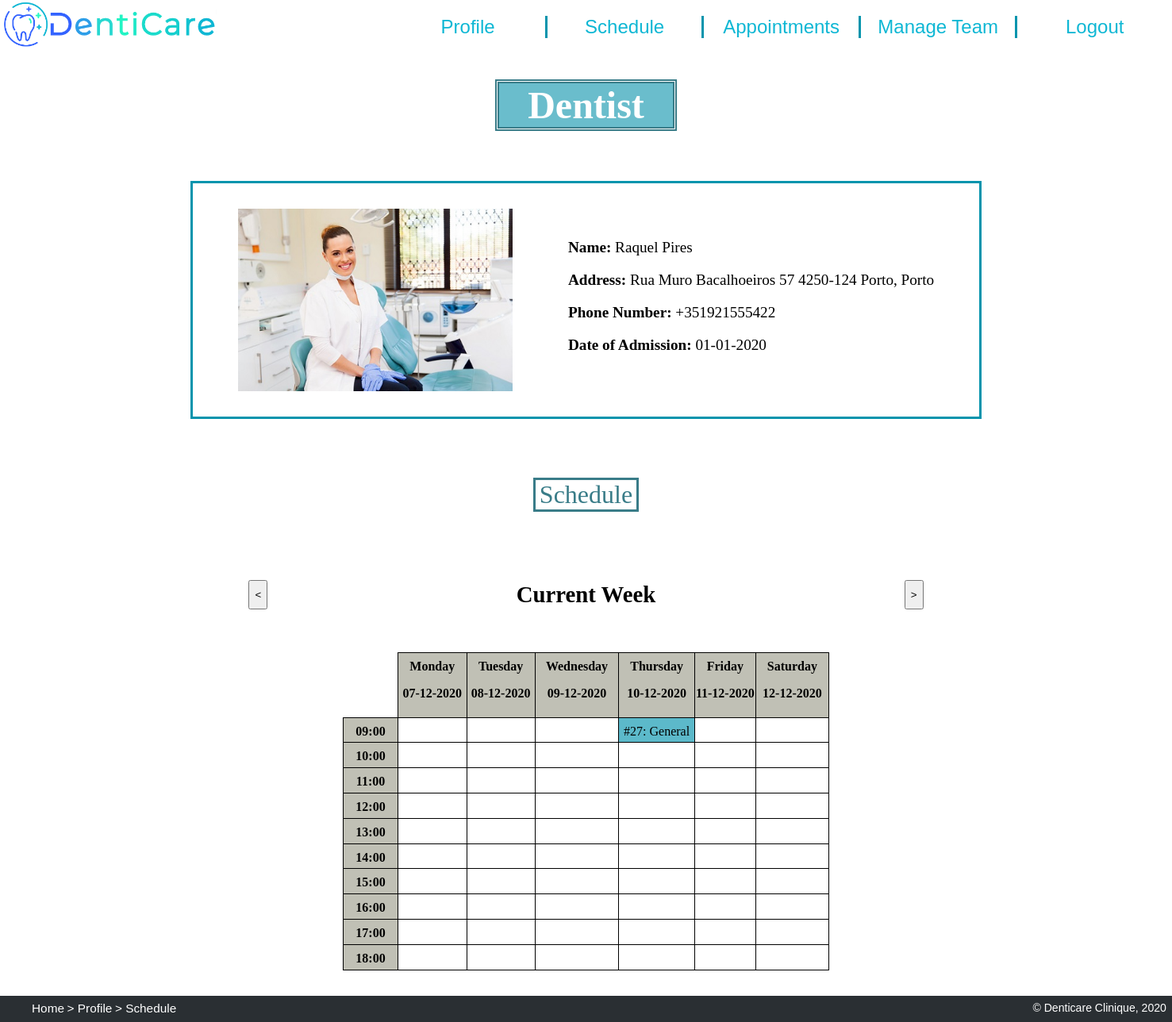
The app's page /dentist.php (signed in), older data.
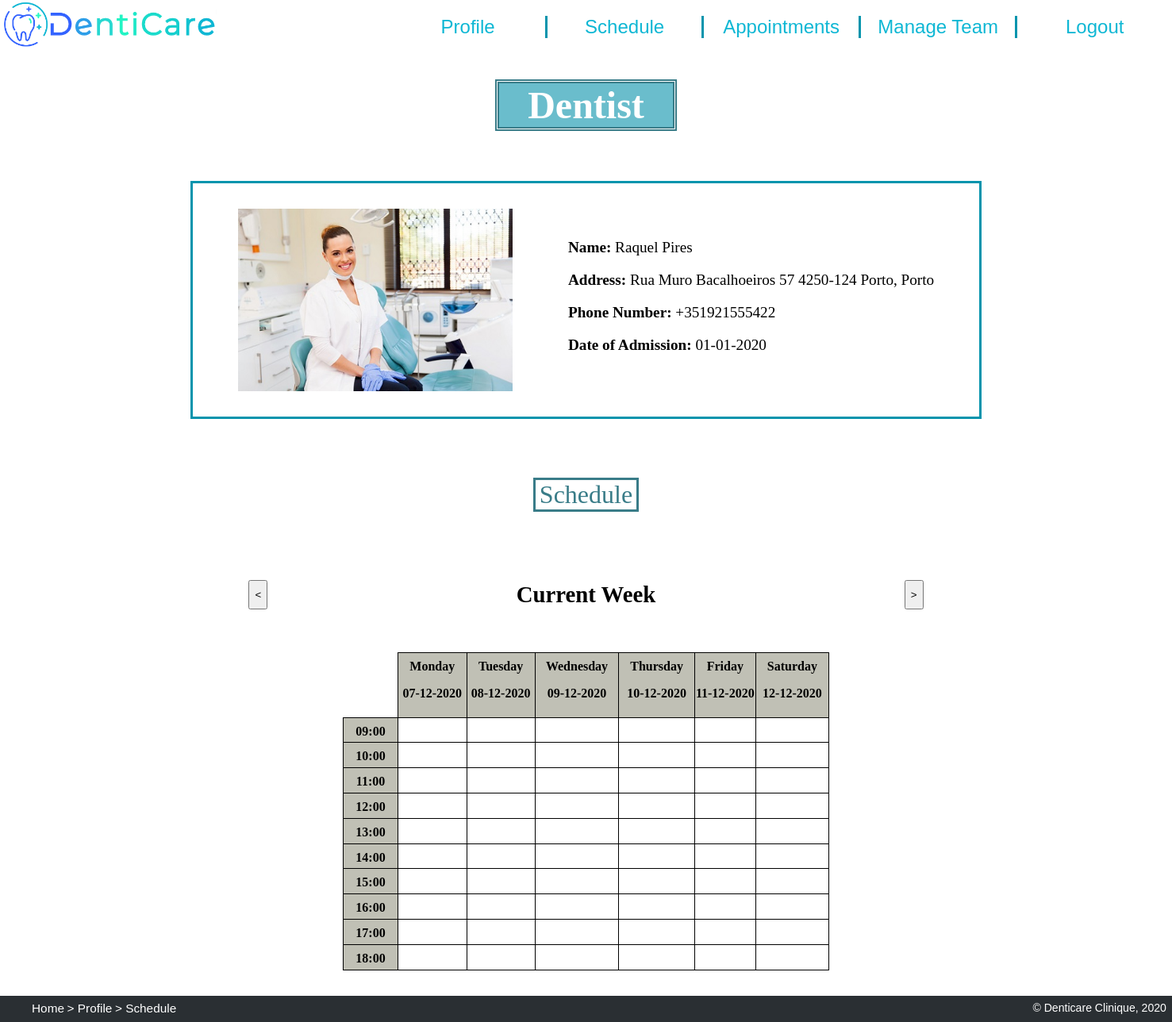
The same page, newer data.
### tables this page shows
CREATE TABLE employee (
    id integer PRIMARY KEY REFERENCES person, 
    salary float CHECK(salary > 0),
    date_of_admission text -- format dd-mm-yyyy
);

CREATE TABLE person (
    id integer PRIMARY KEY AUTOINCREMENT,
    name text NOT NULL,
    address text,
    phone_number text NOT NULL, -- e.g. +351935556768
    username text NOT NULL UNIQUE,
    password text NOT NULL
);

CREATE TABLE appointment (
    app_id integer PRIMARY KEY AUTOINCREMENT,
    date text NOT NULL, -- format dd-mm-yyyy
    time text NOT NULL, -- format 'hh:mm'
    room integer NOT NULL,
    client_id integer NOT NULL REFERENCES client,
    dentist_id integer NOT NULL REFERENCES dentist,
    specialty text NOT NULL REFERENCES specialty
);

### dentist.php (the view, shortened to what this page needs)
<?php
    $dbh = new PDO('sqlite:sql/dentist_office.db');
    $dbh->setAttribute(PDO::ATTR_DEFAULT_FETCH_MODE, PDO::FETCH_ASSOC);
    $id = $_SESSION['id'];
    $stmt1 = $dbh->prepare('SELECT * FROM person
                            JOIN employee USING (id)
                            JOIN dentist USING (id)
                            WHERE id = ?');
    $stmt1->execute(array($id));
    $row = $stmt1->fetch();
    $stmt2 = $dbh->prepare('SELECT * FROM appointment
                            JOIN person ON dentist_id=person.id
                            WHERE dentist_id = ?');
    $stmt2->execute(array($id));
    $result = $stmt2->fetchAll();
?>
<!DOCTYPE html>
<html lang="en">
<head>
    <link href="css/style.css" rel="stylesheet">
    <link href="css/layout.css" rel="stylesheet">
    <link href="css/profilePage.css" rel="stylesheet">
</head>
<body>
    <header>
        <a href='index.php' title="Home">
            <img src="images/logo.png" alt="Dentist Clinic Logo">
        </a>
        <nav>
            <ul>
                <li><a href='dentist.php' title="Profile"> Profile </a></li>
                <li><a href=#Schedule title="Schedule"> Schedule </a></li>
                <li><a href='dentistAppointments.php' title="Appointments"> Appointments </a></li>
                <li><a href=#maganeTeam title="Manage Team"> Manage Team </a></li>
                <li><a href='action_logout.php' title="Log Out"> Logout </a></li>
            </ul>
        </nav>
    </header>
    <h1 id="profileTitle"> Dentist </h1>
    <section id="profileInfo">
        <img src="images/<?php echo $row['username'] ?>.jpg" alt="Dr.<?php echo $row['name'] ?>">
        <div id="info">
            <p> <strong> Name: </strong> <?php echo $row['name'] ?> </p>
            <p> <strong> Address: </strong> <?php echo $row['address'] ?> </p>
            <p> <strong> Phone Number: </strong> <?php echo $row['phone_number'] ?> </p>
            <p> <strong> Date of Admission: </strong> <?php echo $row['date_of_admission'] ?> </p>
        </div>
    </section>
    <section id="Schedule">
        <h2> Schedule </h2>
        <form action="action_changeWeeks.php" method="post">
            <input type="submit" name="interval" value="<">
            <?php
                $year = intval(substr($_SESSION['choice'], 0, 4));
                $week = substr($_SESSION['choice'], 6, 2);
                if ($_SESSION['choice'] == date('Y') . '-W' . date('W')) { ?>
                    <h1 id="tableTitle"> Current Week </h1>
                <?php } else { ?>
                    <h1 id="tableTitle"> Week <?php echo $week ?> </h1>
                <?php }
            ?>
            <input type="submit" name="interval" value=">">
        </form>
        <?php
            $monday = new DateTime();
            $monday->setISODate($year, $week, $dayOfWeek = 1);
            $tuesday = new DateTime();
            $tuesday->setISODate($year, $week, $dayOfWeek = 2);
            $wednesday = new DateTime();
            $wednesday->setISODate($year, $week, $dayOfWeek = 3);
            $thursday = new DateTime();
            $thursday->setISODate($year, $week, $dayOfWeek = 4);
            $friday = new DateTime();
            $friday->setISODate($year, $week, $dayOfWeek = 5);
            $saturday = new DateTime();
            $saturday->setISODate($year, $week, $dayOfWeek = 6);
            function find_appointment($day, $hour, $result)
            {
                foreach ($result as $row) {
                    if ($row['date'] == $day && $row['time'] == $hour) { ?>
                        <a href='/dentistAppointments.php#appointment<?php echo $row['app_id'] ?>' title="Appointment" style="color: black; text-decoration:none;"> #<?php echo $row['app_id']; ?>:
                        <?php echo $row['specialty']; ?></a>
                    <?php }
                }
            } ?>
        <table id="scheduleTable">
            <tr>
                <th> </th>
                <th> Monday <p> <?php if ($monday->format('d-m-Y') != '27-12--0001') {
                                    echo $monday->format('d-m-Y');
                                } ?> </p>
                </th>
                <th> Tuesday <p> <?php if ($tuesday->format('d-m-Y') != '28-12--0001') {
                                        echo $tuesday->format('d-m-Y');
                                    } ?> </p>
                </th>
                <th> Wednesday <p> <?php if ($wednesday->format('d-m-Y') != '29-12--0001') {
                                        echo $wednesday->format('d-m-Y');
                                    } ?> </p>
                </th>
                <th> Thursday <p> <?php if ($thursday->format('d-m-Y') != '30-12--0001') {
                                        echo $thursday->format('d-m-Y');
                                    } ?> </p>
                </th>
                <th> Friday <p> <?php if ($friday->format('d-m-Y') != '31-12--0001') {
                                    echo $friday->format('d-m-Y');
                                } ?> </p>
                </th>
                <th> Saturday <p> <?php if ($saturday->format('d-m-Y') != '01-01-0000') {
                                        echo $saturday->format('d-m-Y');
                                    } ?> </p>
                </th>
            </tr>
            <tr>
                <th> 09:00 </th> <?php $hour = '09:00' ?>
                <td><?php find_appointment($monday->format('d-m-Y'), $hour, $result) ?></td>
                <td><?php find_appointment($tuesday->format('d-m-Y'), $hour, $result) ?></td>
                <td><?php find_appointment($wednesday->format('d-m-Y'), $hour, $result) ?></td>
                <td><?php find_appointment($thursday->format('d-m-Y'), $hour, $result) ?></td>
                <td><?php find_appointment($friday->format('d-m-Y'), $hour, $result) ?></td>
                <td><?php find_appointment($saturday->format('d-m-Y'), $hour, $result) ?></td>
            </tr>
            <tr>
                <th> 10:00 </th> <?php $hour = '10:00' ?>
                <td><?php find_appointment($monday->format('d-m-Y'), $hour, $result) ?></td>
                <td><?php find_appointment($tuesday->format('d-m-Y'), $hour, $result) ?></td>
                <td><?php find_appointment($wednesday->format('d-m-Y'), $hour, $result) ?></td>
                <td><?php find_appointment($thursday->format('d-m-Y'), $hour, $result) ?></td>
                <td><?php find_appointment($friday->format('d-m-Y'), $hour, $result) ?></td>
                <td><?php find_appointment($saturday->format('d-m-Y'), $hour, $result) ?></td>
            </tr>
            <tr>
                <th> 11:00 </th> <?php $hour = '11:00' ?>
                <td><?php find_appointment($monday->format('d-m-Y'), $hour, $result) ?></td>
                <td><?php find_appointment($tuesday->format('d-m-Y'), $hour, $result) ?></td>
                <td><?php find_appointment($wednesday->format('d-m-Y'), $hour, $result) ?></td>
                <td><?php find_appointment($thursday->format('d-m-Y'), $hour, $result) ?></td>
                <td><?php find_appointment($friday->format('d-m-Y'), $hour, $result) ?></td>
                <td><?php find_appointment($saturday->format('d-m-Y'), $hour, $result) ?></td>
            </tr>
            <tr>
                <th> 12:00 </th> <?php $hour = '12:00' ?>
                <td><?php find_appointment($monday->format('d-m-Y'), $hour, $result) ?></td>
                <td><?php find_appointment($tuesday->format('d-m-Y'), $hour, $result) ?></td>
                <td><?php find_appointment($wednesday->format('d-m-Y'), $hour, $result) ?></td>
                <td><?php find_appointment($thursday->format('d-m-Y'), $hour, $result) ?></td>
                <td><?php find_appointment($friday->format('d-m-Y'), $hour, $result) ?></td>
                <td><?php find_appointment($saturday->format('d-m-Y'), $hour, $result) ?></td>
            </tr>
            <tr>
                <th> 13:00 </th> <?php $hour = '13:00' ?>
                <td><?php find_appointment($monday->format('d-m-Y'), $hour, $result) ?></td>
                <td><?php find_appointment($tuesday->format('d-m-Y'), $hour, $result) ?></td>
                <td><?php find_appointment($wednesday->format('d-m-Y'), $hour, $result) ?></td>
                <td><?php find_appointment($thursday->format('d-m-Y'), $hour, $result) ?></td>
                <td><?php find_appointment($friday->format('d-m-Y'), $hour, $result) ?></td>
                <td><?php find_appointment($saturday->format('d-m-Y'), $hour, $result) ?></td>
            </tr>
            <tr>
                <th> 14:00 </th> <?php $hour = '14:00' ?>
                <td><?php find_appointment($monday->format('d-m-Y'), $hour, $result) ?></td>
                <td><?php find_appointment($tuesday->format('d-m-Y'), $hour, $result) ?></td>
                <td><?php find_appointment($wednesday->format('d-m-Y'), $hour, $result) ?></td>
                <td><?php find_appointment($thursday->format('d-m-Y'), $hour, $result) ?></td>
                <td><?php find_appointment($friday->format('d-m-Y'), $hour, $result) ?></td>
                <td><?php find_appointment($saturday->format('d-m-Y'), $hour, $result) ?></td>
            </tr>
            <tr>
                <th> 15:00 </th> <?php $hour = '15:00' ?>
                <td><?php find_appointment($monday->format('d-m-Y'), $hour, $result) ?></td>
                <td><?php find_appointment($tuesday->format('d-m-Y'), $hour, $result) ?></td>
                <td><?php find_appointment($wednesday->format('d-m-Y'), $hour, $result) ?></td>
                <td><?php find_appointment($thursday->format('d-m-Y'), $hour, $result) ?></td>
                <td><?php find_appointment($friday->format('d-m-Y'), $hour, $result) ?></td>
                <td><?php find_appointment($saturday->format('d-m-Y'), $hour, $result) ?></td>
            </tr>
            <tr>
                <th> 16:00 </th> <?php $hour = '16:00' ?>
                <td><?php find_appointment($monday->format('d-m-Y'), $hour, $result) ?></td>
                <td><?php find_appointment($tuesday->format('d-m-Y'), $hour, $result) ?></td>
                <td><?php find_appointment($wednesday->format('d-m-Y'), $hour, $result) ?></td>
                <td><?php find_appointment($thursday->format('d-m-Y'), $hour, $result) ?></td>
                <td><?php find_appointment($friday->format('d-m-Y'), $hour, $result) ?></td>
                <td><?php find_appointment($saturday->format('d-m-Y'), $hour, $result) ?></td>
            </tr>
            <tr>
                <th> 17:00 </th> <?php $hour = '17:00' ?>
                <td><?php find_appointment($monday->format('d-m-Y'), $hour, $result) ?></td>
                <td><?php find_appointment($tuesday->format('d-m-Y'), $hour, $result) ?></td>
                <td><?php find_appointment($wednesday->format('d-m-Y'), $hour, $result) ?></td>
                <td><?php find_appointment($thursday->format('d-m-Y'), $hour, $result) ?></td>
                <td><?php find_appointment($friday->format('d-m-Y'), $hour, $result) ?></td>
                <td><?php find_appointment($saturday->format('d-m-Y'), $hour, $result) ?></td>
            </tr>
            <tr>
                <th> 18:00 </th> <?php $hour = '18:00' ?>
                <td><?php find_appointment($monday->format('d-m-Y'), $hour, $result) ?></td>
                <td><?php find_appointment($tuesday->format('d-m-Y'), $hour, $result) ?></td>
                <td><?php find_appointment($wednesday->format('d-m-Y'), $hour, $result) ?></td>
                <td><?php find_appointment($thursday->format('d-m-Y'), $hour, $result) ?></td>
                <td><?php find_appointment($friday->format('d-m-Y'), $hour, $result) ?></td>
                <td><?php find_appointment($saturday->format('d-m-Y'), $hour, $result) ?></td>
            </tr>
        </table>
    </section>
    <footer>
        <ul class="breadcrumb">
            <li><a href='index.php'>Home</a></li>
            <li><a href='dentist.php'>Profile</a></li>
            <li>Schedule</li>
        </ul>
        <p>&copy; Denticare Clinique, 2020</p>
    </footer>
</body>
</html>

### css/style.css (style rules this page uses)
html { background: url(https://media.istockphoto.com/vectors/abstract-white-gray-background-with-clean-smooth-soft-wave-vector-vector-id915242162?k=6&m=915242162&s=170667a&w=0&h=4WM4DJV-ZH4vGMzR6MZ9FEHTHWEkW3EGcwXswC1MwlI=) no-repeat center center fixed; -webkit-background-size: cover; -moz-background-size: cover; -o-background-size: cover; background-size: cover; scroll-behavior: smooth; }
body>header { background-color: rgb(255, 255, 255); color: rgb(14, 183, 212); }
body>header img:first-child { height: 4em; }
body>header ul { height: auto; margin: 0; padding: 0; }
body>header li { background-color: white; text-align: center; list-style-type: none; font-family: Arial, Helvetica, sans-serif; font-size: 150%; border-right: 3px solid rgb(3, 148, 173); }
body>header li:last-child { border-right: 0px solid white; }
body>header a { color: rgb(14, 183, 212); text-decoration: none; }
#contacts p, li { font-family: Arial, Helvetica, sans-serif; text-align: center; }
footer { background-color: #2A2F33; color: white; width:100%; height: 100; font-size: 0.8em; font-family: Arial, Helvetica, sans-serif; }
footer p { margin:0; margin-right: 1%; margin-top:1%; text-align: right; font-size: 110%; }
footer p, ul { padding-bottom: 1%; }
footer>ul.breadcrumb { margin: 0; margin-top:1%; }
footer>ul.breadcrumb li { display: inline-block; font-size: 120%; }
footer>ul.breadcrumb li+li:before { content: " \003E \0020"; }
footer>ul.breadcrumb li a { color: white; text-decoration: none; }

### css/layout.css (style rules this page uses)
body { width: 100%; margin: 0; padding: 0; display: grid; grid-template-rows: [start] auto [first] auto [services] 10fr [end]; }
body>header { grid-row: start/first; }
body>header { display: grid; grid-template-columns: [logo] 1fr [menu] 2fr [end]; grid-template-rows: auto auto; }
header>nav { align-self: center; }
body>header img:first-child { grid-column: logo/menu; grid-row: 1; justify-self: left; }
body>header nav { grid-column: menu/end; grid-row: 1; }
body>header ul { display: flex; flex-direction: row; justify-content: center; }
body>header li { flex: 1; }
footer { display: grid; grid-template-rows: [start] auto [end]; }
footer>ul { grid-row: start/end; }
footer>p { grid-row: start/end; }

### css/profilePage.css (style rules this page uses)
#profileTitle { font-size: 3em; margin-left: 13em; margin-right: 13em; margin-bottom: 0.3em; text-align: center; background: rgba(96, 185, 201, 0.932); background-clip: content-box; color: white; border: 5px double rgb(57, 124, 136); }
#profileInfo { display: flex; flex-direction: row; justify-content: center; margin: 3em 15em; padding-top: 2em; padding-bottom: 2em; background-color: white; border: 3px solid rgb(3, 148, 173); }
#profileInfo img { padding-right: 2em; height: 230px; width:auto; }
#info { font-size: 1.2em; padding-left: 2em; padding-top: 1em; }
#Schedule>h2 { grid-row: 1; font-size: 2em; font-weight: normal; padding: 0; margin-left: 21em; margin-right: 21em; margin-bottom: 2em; text-align: center; background: rgba(255, 255, 255, 0); background-clip: content-box; color: rgb(57, 124, 136); border: 3px solid rgb(57, 124, 136); }
#Schedule>form { display: flex; flex-direction: row; justify-content: space-evenly; font-size: 1.2em; }
#Schedule>form input { margin-top: 1.5%; margin-bottom: 1.5%; }
table { margin: 2em 27em; border-collapse: collapse; }
table tr:first-of-type th:not(:first-of-type) { background-color: #c0c0b5; }
table tr:not(:first-of-type) th { background-color: #c0c0b5; }
table tr:first-of-type th:first-of-type { border-left: 0px; border-top: 0px; }
table th, td { font-size: 1em; border: 1px solid black; padding-top: 0.5em; padding-bottom: 0.3em; width: 20em; text-align: center; text-transform: capitalize; color: black; text-decoration: none; }
#tableTitle { text-align: center; }
table td:not(:empty) { background-color: rgba(3, 147, 173, 0.644); }

Row changes from the older to the newer data that the page shows:
removed appointment: app_id "27", specialty "General"
